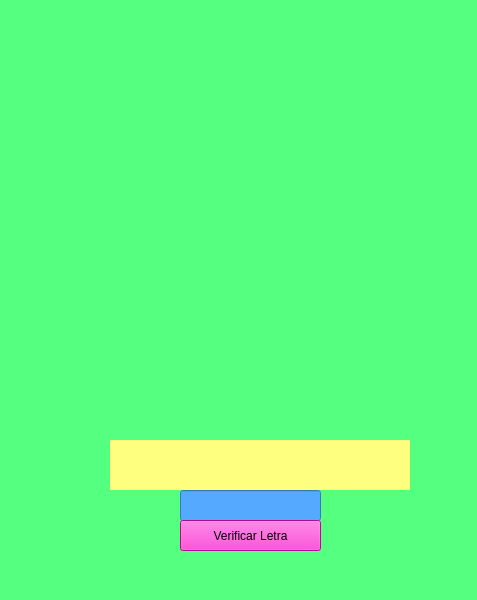
<?xml version="1.0" encoding="UTF-8"?>
<ui version="4.0">
 <class>MainWindow</class>
 <widget class="QMainWindow" name="MainWindow">
  <property name="geometry">
   <rect>
    <x>0</x>
    <y>0</y>
    <width>477</width>
    <height>600</height>
   </rect>
  </property>
  <property name="windowTitle">
   <string>Juego del Ahorcado</string>
  </property>
  <property name="styleSheet">
   <string notr="true">background-color: rgb(85, 255, 127);</string>
  </property>
  <widget class="QWidget" name="centralwidget">
   <widget class="QLabel" name="label_palabra">
    <property name="geometry">
     <rect>
      <x>110</x>
      <y>440</y>
      <width>300</width>
      <height>50</height>
     </rect>
    </property>
    <property name="minimumSize">
     <size>
      <width>300</width>
      <height>50</height>
     </size>
    </property>
    <property name="font">
     <font>
      <pointsize>14</pointsize>
     </font>
    </property>
    <property name="styleSheet">
     <string notr="true">background-color: rgb(255, 255, 127);</string>
    </property>
    <property name="alignment">
     <set>Qt::AlignCenter</set>
    </property>
   </widget>
   <widget class="QLineEdit" name="input_letra">
    <property name="geometry">
     <rect>
      <x>180</x>
      <y>490</y>
      <width>141</width>
      <height>31</height>
     </rect>
    </property>
    <property name="minimumSize">
     <size>
      <width>100</width>
      <height>30</height>
     </size>
    </property>
    <property name="styleSheet">
     <string notr="true">background-color: rgb(85, 170, 255);</string>
    </property>
    <property name="maxLength">
     <number>1</number>
    </property>
    <property name="alignment">
     <set>Qt::AlignCenter</set>
    </property>
   </widget>
   <widget class="QPushButton" name="boton_verificar">
    <property name="geometry">
     <rect>
      <x>180</x>
      <y>520</y>
      <width>141</width>
      <height>31</height>
     </rect>
    </property>
    <property name="styleSheet">
     <string notr="true">font: 75 12pt &quot;Tahoma&quot;;
background-color: rgb(255, 12, 203);</string>
    </property>
    <property name="text">
     <string>Verificar Letra</string>
    </property>
   </widget>
   <widget class="QLabel" name="label_torso">
    <property name="geometry">
     <rect>
      <x>160</x>
      <y>210</y>
      <width>171</width>
      <height>111</height>
     </rect>
    </property>
    <property name="text">
     <string/>
    </property>
    <property name="pixmap">
     <pixmap resource="../../Archivo/recursos.qrc">:/Logos/yanise_fondo.jpeg</pixmap>
    </property>
    <property name="scaledContents">
     <bool>true</bool>
    </property>
   </widget>
   <widget class="QLabel" name="label_cabeza">
    <property name="geometry">
     <rect>
      <x>180</x>
      <y>100</y>
      <width>141</width>
      <height>81</height>
     </rect>
    </property>
    <property name="text">
     <string/>
    </property>
    <property name="pixmap">
     <pixmap resource="../../Archivo/recursos.qrc">:/Logos/faker.png</pixmap>
    </property>
    <property name="scaledContents">
     <bool>true</bool>
    </property>
   </widget>
   <widget class="QLabel" name="label">
    <property name="geometry">
     <rect>
      <x>20</x>
      <y>10</y>
      <width>121</width>
      <height>71</height>
     </rect>
    </property>
    <property name="text">
     <string/>
    </property>
    <property name="pixmap">
     <pixmap resource="../../Archivo/recursos.qrc">:/Logos/uatlogo.png</pixmap>
    </property>
    <property name="scaledContents">
     <bool>true</bool>
    </property>
   </widget>
   <widget class="QLabel" name="label_2">
    <property name="geometry">
     <rect>
      <x>340</x>
      <y>10</y>
      <width>121</width>
      <height>71</height>
     </rect>
    </property>
    <property name="text">
     <string/>
    </property>
    <property name="pixmap">
     <pixmap resource="../../Archivo/recursos.qrc">:/Logos/ingenierialogo.jpg</pixmap>
    </property>
    <property name="scaledContents">
     <bool>true</bool>
    </property>
   </widget>
   <widget class="QLabel" name="label_3">
    <property name="geometry">
     <rect>
      <x>350</x>
      <y>510</y>
      <width>121</width>
      <height>81</height>
     </rect>
    </property>
    <property name="text">
     <string/>
    </property>
    <property name="pixmap">
     <pixmap resource="../../Archivo/recursos.qrc">:/Logos/ultraTlogo.jpg</pixmap>
    </property>
    <property name="scaledContents">
     <bool>true</bool>
    </property>
   </widget>
   <widget class="QLabel" name="label_brazo_der">
    <property name="geometry">
     <rect>
      <x>370</x>
      <y>220</y>
      <width>60</width>
      <height>100</height>
     </rect>
    </property>
    <property name="minimumSize">
     <size>
      <width>60</width>
      <height>100</height>
     </size>
    </property>
    <property name="visible">
     <bool>true</bool>
    </property>
    <property name="pixmap">
     <pixmap resource="../../Archivo/recursos.qrc">:/Logos/t1new_fondo.jpg</pixmap>
    </property>
    <property name="scaledContents">
     <bool>true</bool>
    </property>
    <property name="alignment">
     <set>Qt::AlignCenter</set>
    </property>
   </widget>
   <widget class="QLabel" name="label_brazo_izq">
    <property name="geometry">
     <rect>
      <x>60</x>
      <y>230</y>
      <width>60</width>
      <height>100</height>
     </rect>
    </property>
    <property name="minimumSize">
     <size>
      <width>60</width>
      <height>100</height>
     </size>
    </property>
    <property name="visible">
     <bool>true</bool>
    </property>
    <property name="pixmap">
     <pixmap resource="../../Archivo/recursos.qrc">:/Logos/epic_t1fondo.jpg</pixmap>
    </property>
    <property name="scaledContents">
     <bool>true</bool>
    </property>
    <property name="alignment">
     <set>Qt::AlignCenter</set>
    </property>
   </widget>
   <widget class="QLabel" name="label_pierna_izq">
    <property name="geometry">
     <rect>
      <x>150</x>
      <y>330</y>
      <width>60</width>
      <height>100</height>
     </rect>
    </property>
    <property name="minimumSize">
     <size>
      <width>60</width>
      <height>100</height>
     </size>
    </property>
    <property name="visible">
     <bool>true</bool>
    </property>
    <property name="pixmap">
     <pixmap resource="../../Archivo/recursos.qrc">:/Logos/veige_t1fondo.jpg</pixmap>
    </property>
    <property name="scaledContents">
     <bool>true</bool>
    </property>
    <property name="alignment">
     <set>Qt::AlignCenter</set>
    </property>
   </widget>
   <widget class="QLabel" name="label_pierna_der">
    <property name="geometry">
     <rect>
      <x>280</x>
      <y>330</y>
      <width>60</width>
      <height>100</height>
     </rect>
    </property>
    <property name="minimumSize">
     <size>
      <width>60</width>
      <height>100</height>
     </size>
    </property>
    <property name="visible">
     <bool>true</bool>
    </property>
    <property name="pixmap">
     <pixmap resource="../../Archivo/recursos.qrc">:/Logos/fondo_t1.png</pixmap>
    </property>
    <property name="scaledContents">
     <bool>true</bool>
    </property>
    <property name="alignment">
     <set>Qt::AlignCenter</set>
    </property>
   </widget>
  </widget>
 </widget>
 <resources>
  <include location="../../Archivo/recursos.qrc"/>
 </resources>
 <connections/>
</ui>
